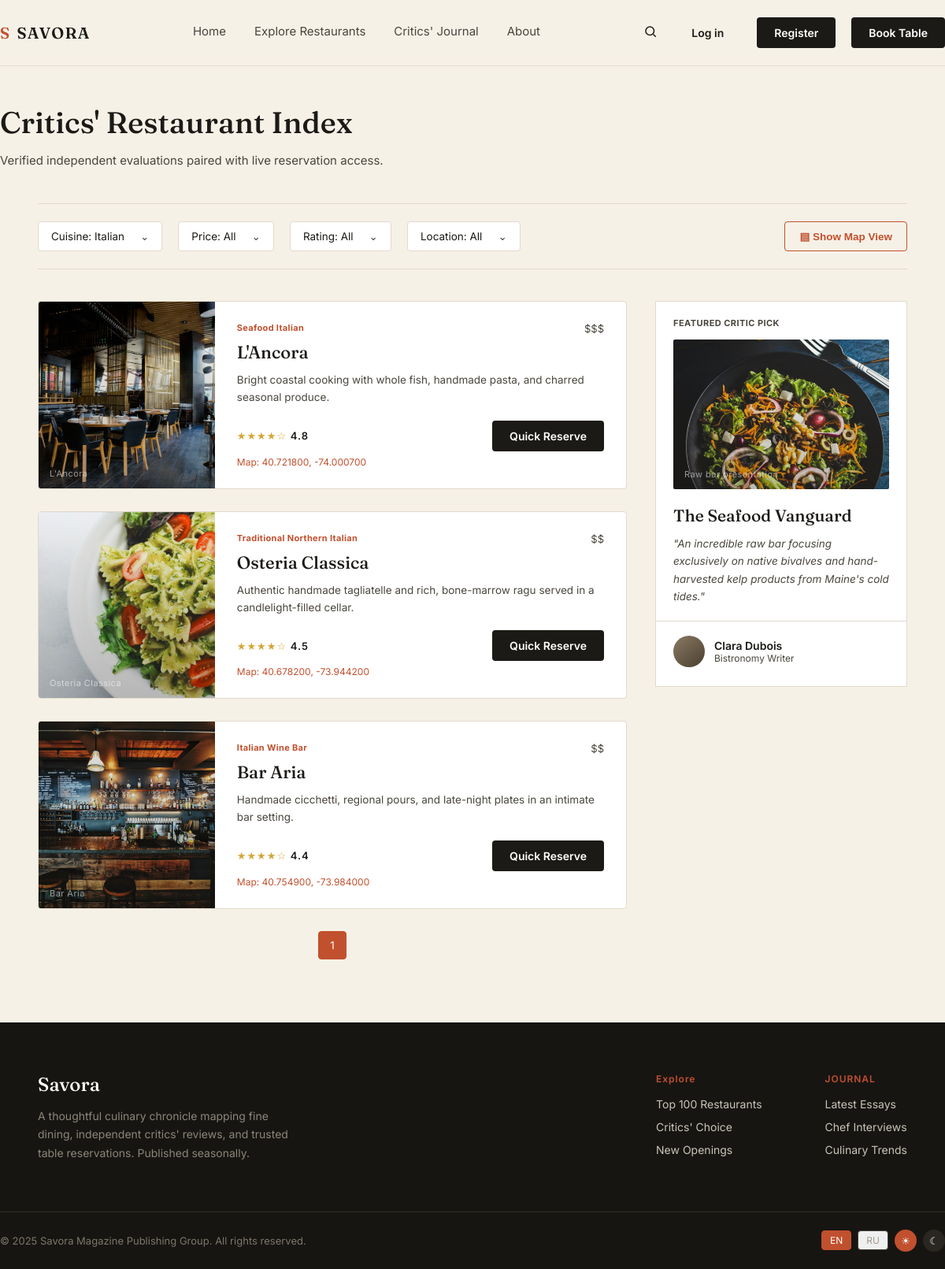
Page /restaurants/?cuisine=Italian on the committed database.
### my_one_app/models.py (models this page shows, shortened)
class Restaurant(models.Model):
	name = models.CharField(max_length=120)
	slug = models.SlugField(unique=True)
	cuisine = models.CharField(max_length=80)
	location = models.CharField(max_length=80)
	price = models.CharField(max_length=5)
	description = models.TextField()
	image_class = models.CharField(max_length=30, default='food1')
	image = models.ImageField(upload_to='restaurants/', blank=True)
	rating = models.DecimalField(max_digits=2, decimal_places=1, default=0)
	latitude = models.DecimalField(max_digits=9, decimal_places=6, default=40.7128)
	longitude = models.DecimalField(max_digits=9, decimal_places=6, default=-74.0060)
	class Meta:
		ordering = ['-rating', 'name']
	def get_absolute_url(self):
		return reverse('restaurant_detail', kwargs={'slug': self.slug})

### my_one_app/views.py (the view)
# urls.py: path('restaurants/', views.restaurants, name='restaurants'),
def restaurants(request):
	query = request.GET.get('q', '').strip()
	cuisine = request.GET.get('cuisine', '').strip()
	price = request.GET.get('price', '').strip()
	location = request.GET.get('location', '').strip()
	rating = request.GET.get('rating', '').strip()
	queryset = Restaurant.objects.all()
	if query:
		queryset = queryset.filter(Q(name__icontains=query) | Q(cuisine__icontains=query) | Q(location__icontains=query))
	if cuisine:
		queryset = queryset.filter(cuisine__icontains=cuisine)
	if price:
		queryset = queryset.filter(price=price)
	if location:
		queryset = queryset.filter(location__iexact=location)
	if rating:
		try:
			queryset = queryset.filter(rating__gte=float(rating))
		except ValueError:
			rating = ''
	paginator = Paginator(queryset, 3)
	page_obj = paginator.get_page(request.GET.get('page'))
	query_params = request.GET.copy()
	query_params.pop('page', None)
	return render(request, 'restaurants.html', {
		'page_obj': page_obj,
		'filters': {'q': query, 'cuisine': cuisine, 'price': price, 'location': location, 'rating': rating},
		'query_string': query_params.urlencode(),
	})

### my_one_app/templates/restaurants.html (shortened to what this page needs)
{% extends 'base.html' %}
{% block content %}
  <div class="wrap index-head">
    <h1>Critics' Restaurant Index</h1>
    <p>Verified independent evaluations paired with live reservation access.</p>
  </div>
  <div class="wrap">
    <div class="filter-bar">
      <details class="filter-menu"><summary class="filter-pill">Cuisine: {{ filters.cuisine|default:'All' }}</summary></details>
      <details class="filter-menu"><summary class="filter-pill">Price: {{ filters.price|default:'All' }}</summary></details>
      <details class="filter-menu"><summary class="filter-pill">Rating: {{ filters.rating|default:'All' }}</summary></details>
      <details class="filter-menu"><summary class="filter-pill">Location: {{ filters.location|default:'All' }}</summary></details>
      <button class="map-btn" type="button" data-map-toggle>▤ Show Map View</button>
    </div>
    <div class="index-grid">
      <div>
        {% for restaurant in page_obj %}
          <div class="listing-card">
            <div class="ph {{ restaurant.image_class }} restaurant-photo" data-label="{{ restaurant.name }}">{% if restaurant.image %}<img src="{{ restaurant.image.url }}" alt="{{ restaurant.name }}">{% endif %}</div>
            <div class="body">
              <div class="listing-top"><span class="cat">{{ restaurant.cuisine }}</span><span class="price">{{ restaurant.price }}</span></div>
              <h3><a href="{{ restaurant.get_absolute_url }}">{{ restaurant.name }}</a></h3>
              <div class="desc">{{ restaurant.description }}</div>
              <div class="listing-foot"><span class="stars">★★★★☆ <span style="color:var(--ink);font-weight:600;">{{ restaurant.rating }}</span></span><a class="btn btn-dark" data-i18n="quickReserve" href="{{ restaurant.get_absolute_url }}">Quick Reserve</a></div>
              <a class="card-map-link" href="https://www.openstreetmap.org/?mlat={{ restaurant.latitude }}&amp;mlon={{ restaurant.longitude }}#map=16/{{ restaurant.latitude }}/{{ restaurant.longitude }}" target="_blank" rel="noopener">Map: {{ restaurant.latitude }}, {{ restaurant.longitude }}</a>
            </div>
          </div>
        {% endfor %}
        <div class="pagination">
          {% for page_number in page_obj.paginator.page_range %}
            <a class="page-num{% if page_number == page_obj.number %} active{% endif %}" href="?{% if query_string %}{{ query_string }}&amp;{% endif %}page={{ page_number }}"{% if page_number == page_obj.number %} aria-current="page"{% endif %}>{{ page_number }}</a>
          {% endfor %}
        </div>
      </div>
      <div>
        <div class="featured-card">
          <div class="label">FEATURED CRITIC PICK</div>
          <div class="ph food3" data-label="Raw bar presentation"></div>
          <h3>The Seafood Vanguard</h3>
          <div class="quote">"An incredible raw bar focusing exclusively on native bivalves and hand-harvested kelp products from Maine's cold tides."</div>
          <div class="who"><div class="avatar"></div><div><div class="name">Clara Dubois</div><div class="role">Bistronomy Writer</div></div></div>
        </div>
      </div>
    </div>
  </div>
  <div style="height:80px;"></div>
{% endblock %}

### rows in the picture
Restaurant: shows a picture, cuisine "Seafood Italian", price "$$$", name "L'Ancora", description "Bright coastal cooking with whole fish, handmade pasta, and charred seasonal produce.", rating "4.8", latitude "40.721800", longitude "-74.000700"
Restaurant: shows a picture, cuisine "Traditional Northern Italian", price "$$", name "Osteria Classica", description "Authentic handmade tagliatelle and rich, bone-marrow ragu served in a candlelight-filled cellar.", rating "4.5", latitude "40.678200", longitude "-73.944200"
Restaurant: shows a picture, cuisine "Italian Wine Bar", price "$$", name "Bar Aria", description "Handmade cicchetti, regional pours, and late-night plates in an intimate bar setting.", rating "4.4", latitude "40.754900", longitude "-73.984000"

### other values in the picture
{{ filters.cuisine|default:'All' }} "Italian"
{{ filters.price|default:'All' }} "All"
{{ filters.rating|default:'All' }} "All"
{{ filters.location|default:'All' }} "All"
{{ page_number }} "1"
